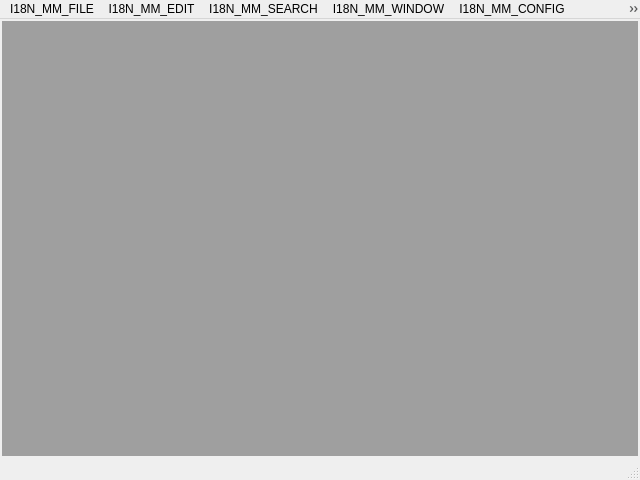
<?xml version="1.0" encoding="UTF-8"?>
<ui version="4.0">
 <class>MainWindow</class>
 <widget class="QMainWindow" name="MainWindow">
  <property name="geometry">
   <rect>
    <x>0</x>
    <y>0</y>
    <width>640</width>
    <height>480</height>
   </rect>
  </property>
  <property name="windowTitle">
   <string>I18N_MAINWINDOW</string>
  </property>
  <widget class="QWidget" name="wid_center">
   <layout class="QGridLayout" name="lay_center">
    <property name="leftMargin">
     <number>2</number>
    </property>
    <property name="topMargin">
     <number>2</number>
    </property>
    <property name="rightMargin">
     <number>2</number>
    </property>
    <property name="bottomMargin">
     <number>2</number>
    </property>
    <property name="spacing">
     <number>2</number>
    </property>
    <item row="0" column="0">
     <widget class="QMdiArea" name="wid_mdi"/>
    </item>
   </layout>
  </widget>
  <widget class="QMenuBar" name="wid_menubar">
   <property name="geometry">
    <rect>
     <x>0</x>
     <y>0</y>
     <width>640</width>
     <height>20</height>
    </rect>
   </property>
   <widget class="QMenu" name="mm_file">
    <property name="title">
     <string>I18N_MM_FILE</string>
    </property>
    <addaction name="me_file_new"/>
    <addaction name="separator"/>
    <addaction name="me_file_open"/>
    <addaction name="me_file_save"/>
    <addaction name="me_file_saveas"/>
    <addaction name="separator"/>
    <addaction name="me_file_exit"/>
   </widget>
   <widget class="QMenu" name="mm_about">
    <property name="title">
     <string>I18N_MM_ABOUT</string>
    </property>
    <addaction name="me_about_app"/>
    <addaction name="me_about_qt"/>
    <addaction name="me_about_oxygen"/>
    <addaction name="me_about_fira"/>
   </widget>
   <widget class="QMenu" name="mm_edit">
    <property name="title">
     <string>I18N_MM_EDIT</string>
    </property>
    <addaction name="me_edit_undo"/>
    <addaction name="me_edit_redo"/>
    <addaction name="separator"/>
    <addaction name="me_edit_cut"/>
    <addaction name="me_edit_copy"/>
    <addaction name="me_edit_paste"/>
    <addaction name="me_edit_clear"/>
    <addaction name="separator"/>
    <addaction name="me_edit_selectall"/>
   </widget>
   <widget class="QMenu" name="mm_window">
    <property name="title">
     <string>I18N_MM_WINDOW</string>
    </property>
    <addaction name="me_window_next"/>
    <addaction name="me_window_prev"/>
    <addaction name="separator"/>
    <addaction name="me_window_tile"/>
    <addaction name="me_window_cascade"/>
    <addaction name="me_window_maximize"/>
    <addaction name="me_window_minimize"/>
    <addaction name="separator"/>
    <addaction name="me_window_close"/>
    <addaction name="me_window_closeall"/>
    <addaction name="separator"/>
   </widget>
   <widget class="QMenu" name="mm_config">
    <property name="title">
     <string>I18N_MM_CONFIG</string>
    </property>
    <widget class="QMenu" name="sm_config_lang">
     <property name="title">
      <string>I18N_SM_CONFIG_LANG</string>
     </property>
     <addaction name="me_lang_english"/>
     <addaction name="separator"/>
     <addaction name="me_lang_dutch"/>
     <addaction name="me_lang_french"/>
     <addaction name="me_lang_italian"/>
     <addaction name="me_lang_german"/>
     <addaction name="me_lang_spanish"/>
    </widget>
    <widget class="QMenu" name="sm_config_theme">
     <property name="title">
      <string>I18N_SM_CONFIG_THEME</string>
     </property>
     <addaction name="me_theme_fusion"/>
     <addaction name="me_theme_qtcurve"/>
     <addaction name="me_theme_windows"/>
     <addaction name="separator"/>
     <addaction name="me_theme_darkmode"/>
    </widget>
    <addaction name="sm_config_lang"/>
    <addaction name="sm_config_theme"/>
   </widget>
   <widget class="QMenu" name="mm_search">
    <property name="title">
     <string>I18N_MM_SEARCH</string>
    </property>
    <addaction name="me_search_find"/>
    <addaction name="me_search_next"/>
    <addaction name="me_search_prev"/>
   </widget>
   <addaction name="mm_file"/>
   <addaction name="mm_edit"/>
   <addaction name="mm_search"/>
   <addaction name="mm_window"/>
   <addaction name="mm_config"/>
   <addaction name="mm_about"/>
  </widget>
  <widget class="QStatusBar" name="wid_statusbar"/>
  <action name="me_file_exit">
   <property name="icon">
    <iconset resource="Resources.qrc">
     <normaloff>:/Images/App/Exit</normaloff>:/Images/App/Exit</iconset>
   </property>
   <property name="text">
    <string>I18N_ME_FILE_EXIT</string>
   </property>
  </action>
  <action name="me_about_qt">
   <property name="text">
    <string>I18N_ME_ABOUT_QT</string>
   </property>
  </action>
  <action name="me_about_app">
   <property name="text">
    <string>I18N_ME_ABOUT_APP</string>
   </property>
  </action>
  <action name="me_about_oxygen">
   <property name="text">
    <string>I18N_ME_ABOUT_OXYGEN</string>
   </property>
  </action>
  <action name="me_file_new">
   <property name="icon">
    <iconset resource="Resources.qrc">
     <normaloff>:/Images/File/New</normaloff>:/Images/File/New</iconset>
   </property>
   <property name="text">
    <string>I18N_ME_FILE_NEW</string>
   </property>
  </action>
  <action name="me_lang_english">
   <property name="text">
    <string>I18N_ME_LANG_ENGLISH</string>
   </property>
  </action>
  <action name="me_lang_french">
   <property name="text">
    <string>I18N_ME_LANG_FRENCH</string>
   </property>
  </action>
  <action name="me_lang_german">
   <property name="text">
    <string>I18N_ME_LANG_GERMAN</string>
   </property>
  </action>
  <action name="me_lang_spanish">
   <property name="text">
    <string>I18N_ME_LANG_SPANISH</string>
   </property>
  </action>
  <action name="me_theme_fusion">
   <property name="text">
    <string>I18N_ME_THEME_FUSION</string>
   </property>
  </action>
  <action name="me_file_open">
   <property name="icon">
    <iconset resource="Resources.qrc">
     <normaloff>:/Images/File/Open</normaloff>:/Images/File/Open</iconset>
   </property>
   <property name="text">
    <string>I18N_ME_FILE_OPEN</string>
   </property>
  </action>
  <action name="me_file_save">
   <property name="icon">
    <iconset resource="Resources.qrc">
     <normaloff>:/Images/File/Save</normaloff>:/Images/File/Save</iconset>
   </property>
   <property name="text">
    <string>I18N_ME_FILE_SAVE</string>
   </property>
  </action>
  <action name="me_file_saveas">
   <property name="icon">
    <iconset resource="Resources.qrc">
     <normaloff>:/Images/File/SaveAs</normaloff>:/Images/File/SaveAs</iconset>
   </property>
   <property name="text">
    <string>I18N_ME_FILE_SAVEAS</string>
   </property>
  </action>
  <action name="me_window_next">
   <property name="icon">
    <iconset resource="Resources.qrc">
     <normaloff>:/Images/Window/Next</normaloff>:/Images/Window/Next</iconset>
   </property>
   <property name="text">
    <string>I18N_ME_WINDOW_NEXT</string>
   </property>
  </action>
  <action name="me_window_prev">
   <property name="icon">
    <iconset resource="Resources.qrc">
     <normaloff>:/Images/Window/Prev</normaloff>:/Images/Window/Prev</iconset>
   </property>
   <property name="text">
    <string>I18N_ME_WINDOW_PREV</string>
   </property>
  </action>
  <action name="me_window_tile">
   <property name="text">
    <string>I18N_ME_WINDOW_TILE</string>
   </property>
  </action>
  <action name="me_window_cascade">
   <property name="text">
    <string>I18N_ME_WINDOW_CASCADE</string>
   </property>
  </action>
  <action name="me_window_close">
   <property name="icon">
    <iconset resource="Resources.qrc">
     <normaloff>:/Images/Window/Close</normaloff>:/Images/Window/Close</iconset>
   </property>
   <property name="text">
    <string>I18N_ME_WINDOW_CLOSE</string>
   </property>
  </action>
  <action name="me_window_closeall">
   <property name="icon">
    <iconset resource="Resources.qrc">
     <normaloff>:/Images/Window/Close</normaloff>:/Images/Window/Close</iconset>
   </property>
   <property name="text">
    <string>I18N_ME_WINDOW_CLOSEALL</string>
   </property>
  </action>
  <action name="me_edit_undo">
   <property name="icon">
    <iconset resource="Resources.qrc">
     <normaloff>:/Images/Edit/Undo</normaloff>:/Images/Edit/Undo</iconset>
   </property>
   <property name="text">
    <string>I18N_ME_EDIT_UNDO</string>
   </property>
  </action>
  <action name="me_edit_redo">
   <property name="icon">
    <iconset resource="Resources.qrc">
     <normaloff>:/Images/Edit/Redo</normaloff>:/Images/Edit/Redo</iconset>
   </property>
   <property name="text">
    <string>I18N_ME_EDIT_REDO</string>
   </property>
  </action>
  <action name="me_edit_cut">
   <property name="icon">
    <iconset resource="Resources.qrc">
     <normaloff>:/Images/Edit/Cut</normaloff>:/Images/Edit/Cut</iconset>
   </property>
   <property name="text">
    <string>I18N_ME_EDIT_CUT</string>
   </property>
  </action>
  <action name="me_edit_copy">
   <property name="icon">
    <iconset resource="Resources.qrc">
     <normaloff>:/Images/Edit/Copy</normaloff>:/Images/Edit/Copy</iconset>
   </property>
   <property name="text">
    <string>I18N_ME_EDIT_COPY</string>
   </property>
  </action>
  <action name="me_edit_paste">
   <property name="icon">
    <iconset resource="Resources.qrc">
     <normaloff>:/Images/Edit/Paste</normaloff>:/Images/Edit/Paste</iconset>
   </property>
   <property name="text">
    <string>I18N_ME_EDIT_PASTE</string>
   </property>
  </action>
  <action name="me_edit_clear">
   <property name="icon">
    <iconset resource="Resources.qrc">
     <normaloff>:/Images/Edit/Clear</normaloff>:/Images/Edit/Clear</iconset>
   </property>
   <property name="text">
    <string>I18N_ME_EDIT_CLEAR</string>
   </property>
  </action>
  <action name="me_edit_selectall">
   <property name="icon">
    <iconset resource="Resources.qrc">
     <normaloff>:/Images/Edit/SelectAll</normaloff>:/Images/Edit/SelectAll</iconset>
   </property>
   <property name="text">
    <string>I18N_ME_EDIT_SELECTALL</string>
   </property>
  </action>
  <action name="me_theme_windows">
   <property name="text">
    <string>I18N_ME_THEME_WINDOWS</string>
   </property>
  </action>
  <action name="me_theme_qtcurve">
   <property name="text">
    <string>I18N_ME_THEME_QTCURVE</string>
   </property>
  </action>
  <action name="me_theme_darkmode">
   <property name="checkable">
    <bool>true</bool>
   </property>
   <property name="text">
    <string>I18N_ME_THEME_DARKMODE</string>
   </property>
  </action>
  <action name="me_window_maximize">
   <property name="text">
    <string>I18N_ME_WINDOW_MAXIMIZE</string>
   </property>
  </action>
  <action name="me_window_minimize">
   <property name="text">
    <string>I18N_ME_WINDOW_MINIMIZE</string>
   </property>
  </action>
  <action name="me_lang_dutch">
   <property name="text">
    <string>I18N_ME_LANG_DUTCH</string>
   </property>
  </action>
  <action name="me_lang_italian">
   <property name="text">
    <string>I18N_ME_LANG_ITALIAN</string>
   </property>
  </action>
  <action name="me_search_find">
   <property name="text">
    <string>I18N_ME_SEARCH_FIND</string>
   </property>
  </action>
  <action name="me_search_next">
   <property name="text">
    <string>I18N_ME_SEARCH_NEXT</string>
   </property>
  </action>
  <action name="me_search_prev">
   <property name="text">
    <string>I18N_ME_SEARCH_PREV</string>
   </property>
  </action>
  <action name="me_about_fira">
   <property name="text">
    <string>I18N_ME_ABOUT_FIRA</string>
   </property>
  </action>
 </widget>
 <resources>
  <include location="Resources.qrc"/>
 </resources>
 <connections/>
</ui>
